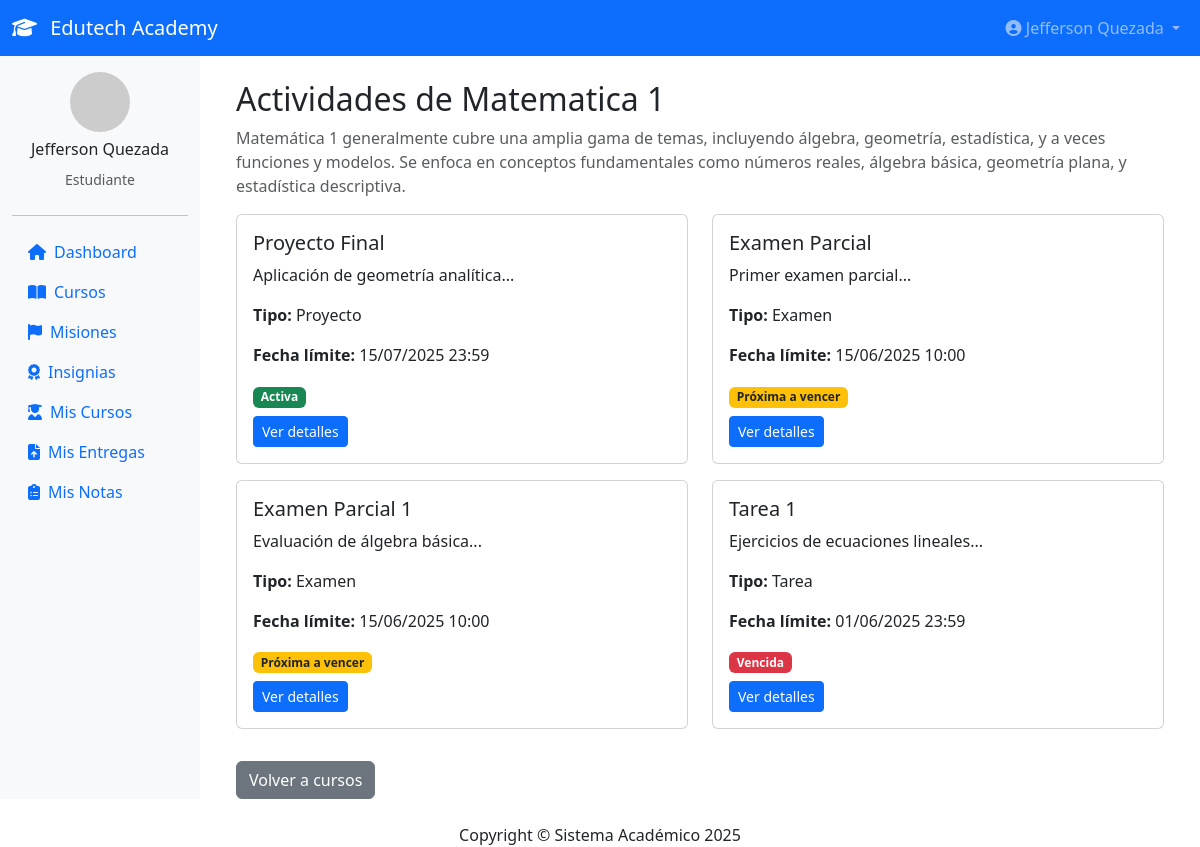
The page /estudiante/index.php?accion=actividades&id=1 (signed in) on the database its author committed.
### tables this page shows
CREATE TABLE `cursos` (
  `id_curso` int(11) NOT NULL AUTO_INCREMENT,
  `nombre_curso` varchar(100) NOT NULL,
  `descripcion` text DEFAULT NULL,
  `id_docente` int(11) NOT NULL,
  `contrasena` varchar(255) NOT NULL,
  `capacidad` int(11) NOT NULL DEFAULT 50,
  `grupo` enum('A','B') DEFAULT NULL,
  PRIMARY KEY (`id_curso`),
  KEY `id_docente` (`id_docente`),
  CONSTRAINT `cursos_ibfk_1` FOREIGN KEY (`id_docente`) REFERENCES `usuarios` (`id_usuario`) ON DELETE CASCADE
);

CREATE TABLE `actividades` (
  `id_actividad` int(11) NOT NULL AUTO_INCREMENT,
  `id_curso` int(11) NOT NULL,
  `nombre` varchar(100) NOT NULL,
  `descripcion` text DEFAULT NULL,
  `fecha_limite` datetime NOT NULL,
  `tipo` enum('Tarea','Examen','Proyecto') NOT NULL,
  PRIMARY KEY (`id_actividad`),
  KEY `id_curso` (`id_curso`),
  CONSTRAINT `actividades_ibfk_1` FOREIGN KEY (`id_curso`) REFERENCES `cursos` (`id_curso`) ON DELETE CASCADE
);

### estudiante/controllers/ActividadController.php (called while the page is built, shortened)
<?php
require_once __DIR__ . '/../models/ActividadModel.php';
require_once __DIR__ . '/../models/CursoModel.php';
class ActividadController {
    private $actividadModel;
    private $cursoModel;
    public function __construct() {
        $this->actividadModel = new ActividadModel();
        $this->cursoModel = new CursoModel();
    }
    public function listarPorCurso($id_curso) {
        $actividades = $this->actividadModel->listarActividadesPorCurso($id_curso);
        $curso = $this->cursoModel->obtenerCursoPorId($id_curso);
        include __DIR__ . '/../views/actividades_listado.php';
    }
}
?>

### estudiante/models/CursoModel.php (called while the page is built, shortened)
<?php
require_once __DIR__ . '/../../includes/conexion.php';
class CursoModel {
    private $pdo;
    public function __construct() {
        global $pdo;
        $this->pdo = $pdo;
    }
    public function obtenerCursoPorId($id_curso) {
        $sql = "SELECT * FROM cursos WHERE id_curso = ?";
        $stmt = $this->pdo->prepare($sql);
        $stmt->execute([$id_curso]);
        return $stmt->fetch(PDO::FETCH_ASSOC);
    }
}
?>

### estudiante/models/ActividadModel.php (called while the page is built, shortened)
<?php
require_once __DIR__ . '/../../includes/conexion.php';
class ActividadModel {
    private $pdo;
    public function __construct() {
        global $pdo;
        $this->pdo = $pdo;
    }
    public function listarActividadesPorCurso($id_curso) {
        $sql = "SELECT * FROM actividades WHERE id_curso = ? ORDER BY fecha_limite DESC";
        $stmt = $this->pdo->prepare($sql);
        $stmt->execute([$id_curso]);
        return $stmt->fetchAll();
    }
}
?>

### estudiante/views/actividades_listado.php (the view, shortened to what this page needs)
<?php include __DIR__ . '/../../includes/header.php'; ?>
<?php
$actividades = $actividades ?? [];
$curso = $curso ?? null;
?>
<div class="container mt-4">
    <?php if ($curso): ?>
        <h2>Actividades de <?= htmlspecialchars($curso['nombre_curso']) ?></h2>
        <p class="text-muted"><?= htmlspecialchars($curso['descripcion']) ?></p>
    <?php else: ?>
        <h2>Actividades</h2>
    <?php endif; ?>
    <div class="row">
        <?php if (count($actividades) > 0): ?>
            <?php foreach ($actividades as $actividad): ?>
                <div class="col-md-6">
                    <div class="card mb-3">
                        <div class="card-body">
                            <h5><?= htmlspecialchars($actividad['nombre']) ?></h5>
                            <p><?= htmlspecialchars(substr($actividad['descripcion'], 0, 100)) ?>...</p>
                            <p><strong>Tipo:</strong> <?= htmlspecialchars($actividad['tipo']) ?></p>
                            <p><strong>Fecha límite:</strong> <?= date('d/m/Y H:i', strtotime($actividad['fecha_limite'])) ?></p>
                            <?php
                            $fecha_limite = new DateTime($actividad['fecha_limite']);
                            $ahora = new DateTime();
                            if ($fecha_limite < $ahora) {
                                echo '<span class="badge bg-danger">Vencida</span>';
                            } elseif ($fecha_limite->diff($ahora)->days <= 3) {
                                echo '<span class="badge bg-warning text-dark">Próxima a vencer</span>';
                            } else {
                                echo '<span class="badge bg-success">Activa</span>';
                            }
                            ?>
                            <div class="mt-2">
                                <a href="index.php?accion=ver_actividad&id=<?= $actividad['id_actividad'] ?>" class="btn btn-primary btn-sm">Ver detalles</a>
                            </div>
                        </div>
                    </div>
                </div>
            <?php endforeach; ?>
        <?php endif; ?>
    </div>
    <div class="mt-3">
        <a href="index.php?accion=cursos" class="btn btn-secondary">Volver a cursos</a>
    </div>
</div>
<?php include __DIR__ . '/../../includes/footer.php'; ?>

### rows shown on the page
cursos: nombre_curso "Matematica 1", descripcion "Matemática 1 generalmente cubre una amplia gama de temas, incluyendo álgebra, geometría, estadística, y a veces funciones y modelos. Se enfoca en conceptos fundamentales como números reales, álgebra básica, geometría plana, y estadística descriptiva."
actividades: nombre "Proyecto Final", descripcion "Aplicación de geometría analítica", tipo "Proyecto", fecha_limite "15/07/2025 23:59", shows "Activa"
actividades: nombre "Examen Parcial", descripcion "Primer examen parcial", tipo "Examen", fecha_limite "15/06/2025 10:00", shows "Próxima a vencer"
actividades: nombre "Examen Parcial 1", descripcion "Evaluación de álgebra básica", tipo "Examen", fecha_limite "15/06/2025 10:00", shows "Próxima a vencer"
actividades: nombre "Tarea 1", descripcion "Ejercicios de ecuaciones lineales", tipo "Tarea", fecha_limite "01/06/2025 23:59", shows "Vencida"

### other values the page prints
$_SESSION['nombre'] "Jefferson Quezada"
$_SESSION['rol'] "Estudiante"
